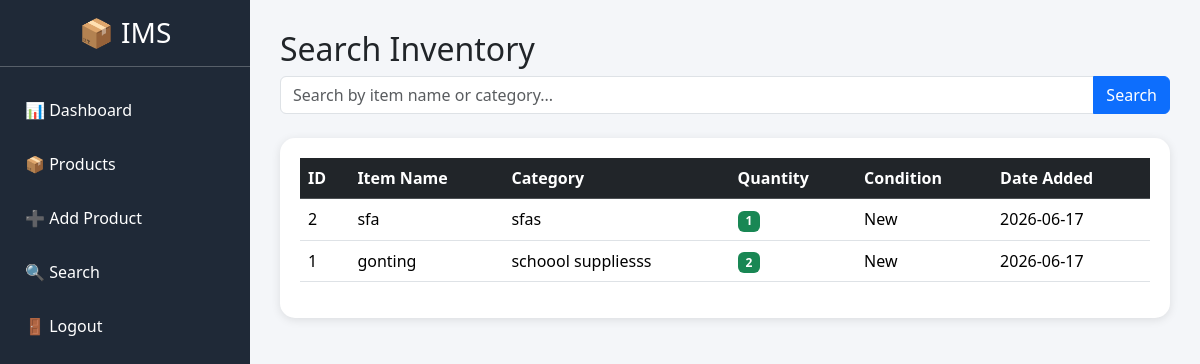
Screenshot of /search.php with the database file from the repository.
### tables this page shows
CREATE TABLE `inventory` (
  `id` int(11) NOT NULL,
  `item_name` varchar(255) NOT NULL,
  `category` varchar(100) NOT NULL,
  `quantity` int(11) NOT NULL,
  `item_condition` varchar(50) NOT NULL,
  `date_added` date NOT NULL
);

### search.php (the view, shortened to what this page needs)
<?php
include 'config.php';
$search = "";
if(isset($_GET['search'])){
    $search = $_GET['search'];
    $result = mysqli_query(
        $conn,
        "SELECT * FROM inventory
         WHERE item_name LIKE '%$search%'
         OR category LIKE '%$search%'
         ORDER BY id DESC"
    );
}
else{
    $result = mysqli_query(
        $conn,
        "SELECT * FROM inventory ORDER BY id DESC"
    );
}
?>
<!DOCTYPE html>
<html>
<head>
    <link href="https://cdn.jsdelivr.net/npm/bootstrap@5.3.3/dist/css/bootstrap.min.css" rel="stylesheet">
</head>
<body>
<div class="sidebar">
    <h3 class="text-center mt-3">📦 IMS</h3>
    <hr>
    <a href="dashboard.php">📊 Dashboard</a>
    <a href="viewinventory.php">📦 Products</a>
    <a href="addinventory.php">➕ Add Product</a>
    <a href="search.php">🔍 Search</a>
    <a href="logout.php">🚪 Logout</a>
</div>
<div class="content">
    <h2>Search Inventory</h2>
    <form method="GET" class="mb-4">
        <div class="input-group">
            <input type="text"
                   name="search"
                   class="form-control"
                   placeholder="Search by item name or category..."
                   value="<?= $search ?>">
            <button class="btn btn-primary">
                Search
            </button>
        </div>
    </form>
    <div class="table-container">
        <table class="table table-hover">
            <thead class="table-dark">
            <tr>
                <th>ID</th>
                <th>Item Name</th>
                <th>Category</th>
                <th>Quantity</th>
                <th>Condition</th>
                <th>Date Added</th>
            </tr>
            </thead>
            <tbody>
            <?php while($row = mysqli_fetch_assoc($result)){ ?>
            <tr>
                <td><?= $row['id']; ?></td>
                <td><?= $row['item_name']; ?></td>
                <td><?= $row['category']; ?></td>
                <td>
                    <span class="badge bg-success">
                        <?= $row['quantity']; ?>
                    </span>
                </td>
                <td><?= $row['item_condition']; ?></td>
                <td><?= $row['date_added']; ?></td>
            </tr>
            <?php } ?>
            </tbody>
        </table>
    </div>
</div>
</body>
</html>

### search.php (style rules this page uses)
body { background:#f4f6f9; }
.sidebar { width:250px; height:100vh; position:fixed; background:#1f2937; color:white; }
.sidebar a { display:block; color:white; padding:15px 25px; text-decoration:none; }
.content { margin-left:250px; padding:30px; }
.table-container { background:white; padding:20px; border-radius:15px; box-shadow:0 2px 10px rgba(0,0,0,.1); }

### rows the page displays
inventory: id "2", item_name "sfa", category "sfas", quantity "1", item_condition "New", date_added "2026-06-17"
inventory: id "1", item_name "gonting", category "schoool suppliesss", quantity "2", item_condition "New", date_added "2026-06-17"
